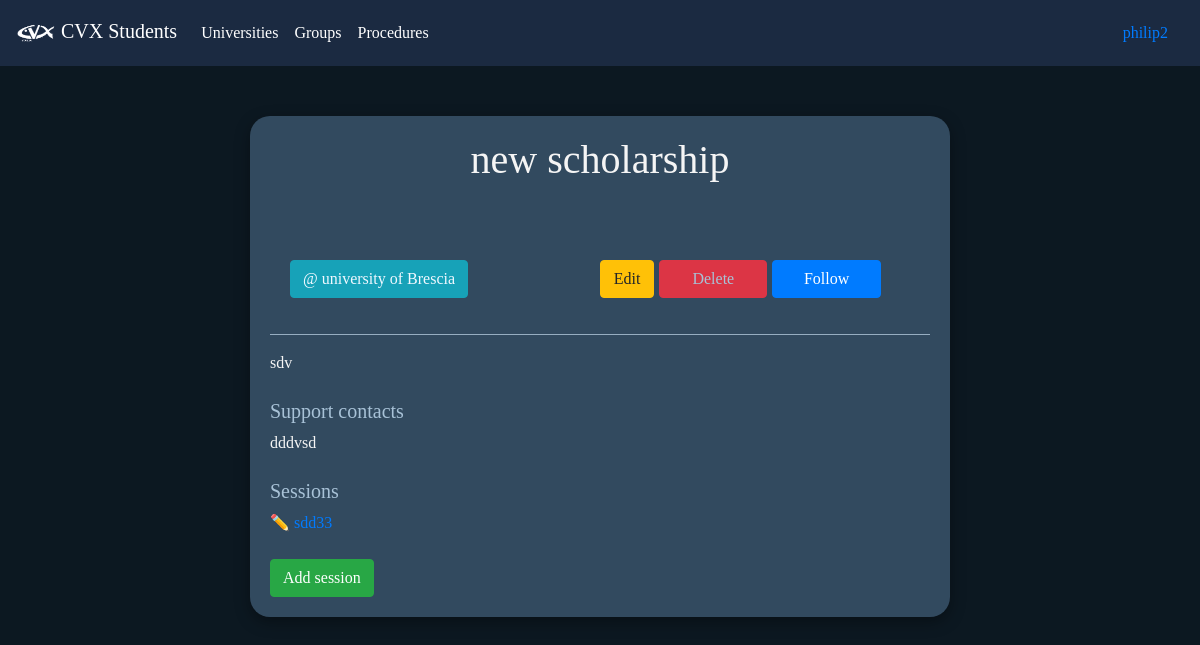
Screenshot of /university/scholarship/3/ (signed in) with the database file from the repository.
### universities/models.py (models this page shows, shortened)
class Scholarship(models.Model):
    name            = models.CharField(max_length=100)
    university      = models.ForeignKey(University, on_delete=models.CASCADE)
    about           = models.TextField()
    support_contacts       = models.TextField()

class University(models.Model):
    name            = models.CharField(max_length=100)
    city            = models.CharField(max_length=100)
    website         = models.URLField(default='https://www.youtube.com/')
    programmes_page = models.URLField(default='https://www.youtube.com/')

class ScholarshipSession(models.Model):
    scholarship  = models.ForeignKey(Scholarship, on_delete=models.CASCADE)
    session        = models.CharField(max_length=100)
    apply_link  = models.URLField()

### universities/views.py (the view, shortened to what this page needs)
# urls.py: path('scholarship/<int:scholarship_id>/', view_scholarship, name='view_scholarship'),
def view_scholarship(request, scholarship_id):
    scholarship = Scholarship.objects.get(pk = scholarship_id)
    followed = bool(len(list(ScholarshipFollower.objects.filter(user =request.user , scholarship = scholarship))))
    return render(request, 'scholarship.html', {'scholarship':scholarship, 'followed':followed})

### universities/templates/scholarship.html (shortened to what this page needs)
{% extends "general_form.html" %}
{% load static %}
{% block in_form %}
    <h1>{{ scholarship.name }}</h1>
    <br><br>
    <form method="post" class="row" style="padding: 20px;">
        <div  class="col-6"><a href="{% url 'view_university' scholarship.university.pk %}" style="color: aliceblue;" class="btn btn-info">@ {{ scholarship.university.name }}</a></div>
        {% if user.administration_profile.add_university %}
            <a class="col-1 btn btn-warning" style="margin-right: 5px;" href="{% url 'edit_scholarship' scholarship.pk %}">Edit</a>
            <a class="col-2 btn btn-danger" style="margin-right: 5px;" onclick="document.getElementById('confirm_form').style.display = 'block'">Delete</a><br>
        {% else %}
            <div class="col-3"></div>
        {% endif %}
        {% if followed %}
            <button type="submit" name="Follow" class="btn btn-secondary col-2">Followed</button>
        {% else %}
            <button type="submit" name="Follow" class="btn btn-primary col-2">Follow</button>
        {% endif %}
    </form>
    <hr>
    <p>{{ scholarship.about|linebreaks|urlize }}</p>
    <br>
    <h5>Support contacts</h5>
    <p>{{ scholarship.support_contacts|linebreaks|urlize }}</p>
    <br>
    <h5>Sessions</h5>
    {% for session in scholarship.scholarshipsession_set.all %}
        {% if user.administration_profile.add_university %}
            <a href="{% url 'edit_scholarship_session' session.pk %}">✏️</a>
        {% endif %}
        <a href="{{ session.apply_link }}">{{ session.session }}</a><br>
    {% endfor %}
    <br>
    {% if user.administration_profile.add_university %}
        <a href="{% url 'add_scholarship_session' scholarship_id=scholarship.pk %}" class="btn btn-success">Add session</a>
    {% endif %}
{% endblock %}

### users/templates/navbar.html (shortened to what this page needs)
{% load static %}
<nav class="navbar navbar-expand-lg navbar-dark" style="background-color: #1b2a41 !important;position: fixed; width: 100%;top: 0px;">
    <a class="navbar-brand" href="{% url 'home' %}"><img src="{% static 'images/cvx.png' %}" style="width: 40px;" alt=""> CVX Students</a>
    <div class="collapse navbar-collapse" id="navbarSupportedContent">
      <ul class="navbar-nav mr-auto">
        {% if not user.is_anonymous %}
            <li class="nav-item active">
                <a class="nav-link" href="{% url 'view_universities' %}">Universities</a>
            </li>
            <li class="nav-item active">
                <a class="nav-link" href="{% url 'view_support_groups' %}">Groups </a>
            </li>
            <li class="nav-item active">
                <a class="nav-link" href="{% url 'view_procedures' %}">Procedures</a>
            </li>
        {% endif %}
      </ul>
    {% if user.is_anonymous %}
        <li class="form-inline my-2 my-lg-0">
            <a class="nav-link" href="{% url 'login' %}">Login</a>
        </li>
        <li class="form-inline my-2 my-lg-0">
            <a class="nav-link" href="{% url 'create_user_account' %}">Signup</a>
        </li>
    {% else %}
        <li class="form-inline my-2 my-lg-0">
            <a class="nav-link" href="{% url 'profile' user.pk %}">{{ user }}</a>
        </li>
    {% endif %}
    </div>
  </nav>
  <br><br><br><br>

### users/static/css/style.css (style rules this page uses)
body { font-family: 'Comfortaa' !important; }
p { margin-bottom: 0px !important; }
hr { background-color: #a8c2d7; }
.navbar { background-color: #324a5f; }
h1 { color: #f5f5f5; text-align: center; }
p { color: #f5f5f5; }

### rows the page displays
Scholarship: name "new scholarship", university.name "university of Brescia", about "sdv", support_contacts "dddvsd"
ScholarshipSession: session "sdd33"

### other values shown
{{ user }} "philip2"
